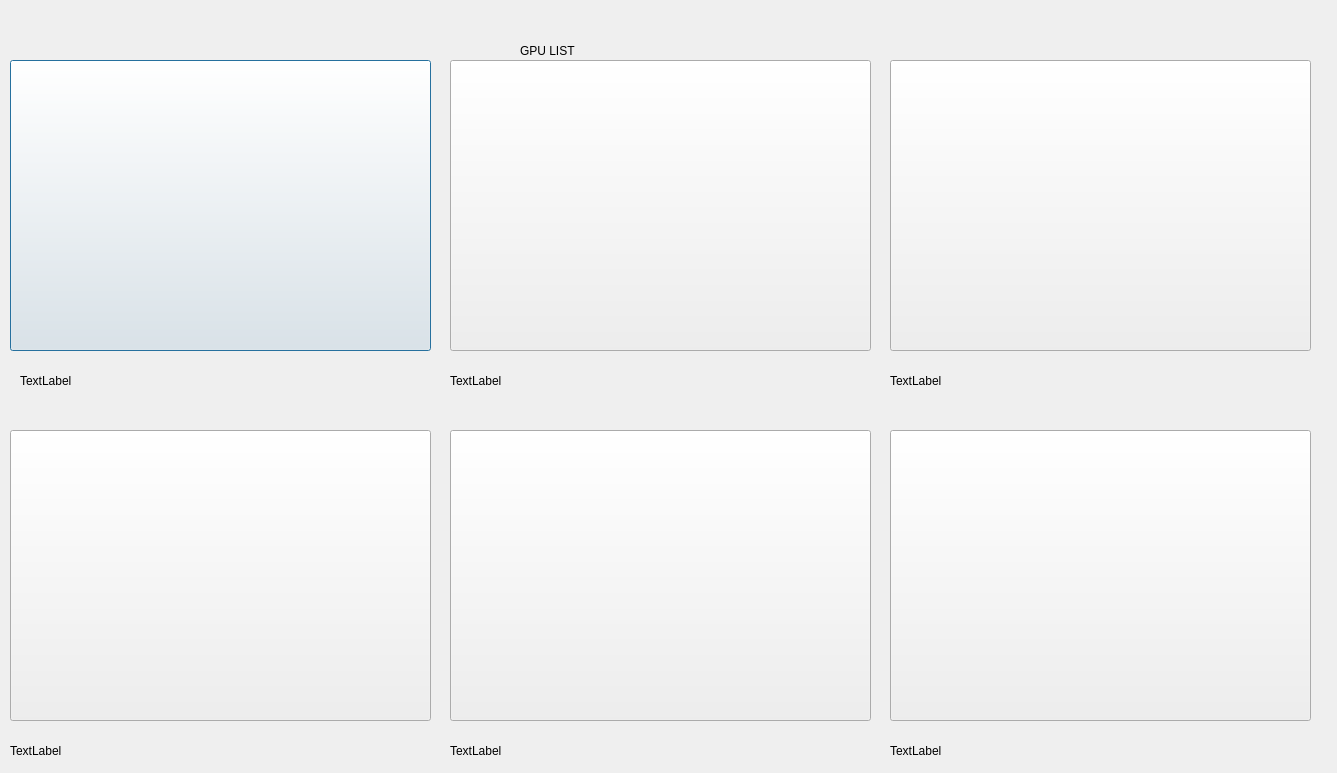
<?xml version="1.0" encoding="UTF-8"?>
<ui version="4.0">
 <class>GPU_window</class>
 <widget class="QDialog" name="GPU_window">
  <property name="geometry">
   <rect>
    <x>0</x>
    <y>0</y>
    <width>1337</width>
    <height>773</height>
   </rect>
  </property>
  <property name="windowTitle">
   <string>Dialog</string>
  </property>
  <widget class="QLabel" name="label">
   <property name="geometry">
    <rect>
     <x>520</x>
     <y>30</y>
     <width>171</width>
     <height>41</height>
    </rect>
   </property>
   <property name="text">
    <string>GPU LIST</string>
   </property>
  </widget>
  <widget class="QPushButton" name="pushButton_gpu">
   <property name="geometry">
    <rect>
     <x>10</x>
     <y>60</y>
     <width>421</width>
     <height>291</height>
    </rect>
   </property>
   <property name="text">
    <string/>
   </property>
  </widget>
  <widget class="QPushButton" name="pushButton_gpu2">
   <property name="geometry">
    <rect>
     <x>450</x>
     <y>60</y>
     <width>421</width>
     <height>291</height>
    </rect>
   </property>
   <property name="text">
    <string/>
   </property>
  </widget>
  <widget class="QPushButton" name="pushButton_gpu3">
   <property name="geometry">
    <rect>
     <x>890</x>
     <y>60</y>
     <width>421</width>
     <height>291</height>
    </rect>
   </property>
   <property name="text">
    <string/>
   </property>
  </widget>
  <widget class="QPushButton" name="pushButton_gpu4">
   <property name="geometry">
    <rect>
     <x>10</x>
     <y>430</y>
     <width>421</width>
     <height>291</height>
    </rect>
   </property>
   <property name="text">
    <string/>
   </property>
  </widget>
  <widget class="QPushButton" name="pushButton_gpu5">
   <property name="geometry">
    <rect>
     <x>450</x>
     <y>430</y>
     <width>421</width>
     <height>291</height>
    </rect>
   </property>
   <property name="text">
    <string/>
   </property>
  </widget>
  <widget class="QPushButton" name="pushButton_gpu6">
   <property name="geometry">
    <rect>
     <x>890</x>
     <y>430</y>
     <width>421</width>
     <height>291</height>
    </rect>
   </property>
   <property name="text">
    <string/>
   </property>
  </widget>
  <widget class="QLabel" name="label_gpu">
   <property name="geometry">
    <rect>
     <x>20</x>
     <y>360</y>
     <width>411</width>
     <height>41</height>
    </rect>
   </property>
   <property name="text">
    <string>TextLabel</string>
   </property>
  </widget>
  <widget class="QLabel" name="label_gpu_2">
   <property name="geometry">
    <rect>
     <x>450</x>
     <y>360</y>
     <width>411</width>
     <height>41</height>
    </rect>
   </property>
   <property name="text">
    <string>TextLabel</string>
   </property>
  </widget>
  <widget class="QLabel" name="label_gpu_3">
   <property name="geometry">
    <rect>
     <x>890</x>
     <y>360</y>
     <width>411</width>
     <height>41</height>
    </rect>
   </property>
   <property name="text">
    <string>TextLabel</string>
   </property>
  </widget>
  <widget class="QLabel" name="label_gpu_4">
   <property name="geometry">
    <rect>
     <x>10</x>
     <y>730</y>
     <width>411</width>
     <height>41</height>
    </rect>
   </property>
   <property name="text">
    <string>TextLabel</string>
   </property>
  </widget>
  <widget class="QLabel" name="label_gpu_5">
   <property name="geometry">
    <rect>
     <x>450</x>
     <y>730</y>
     <width>411</width>
     <height>41</height>
    </rect>
   </property>
   <property name="text">
    <string>TextLabel</string>
   </property>
  </widget>
  <widget class="QLabel" name="label_gpu_6">
   <property name="geometry">
    <rect>
     <x>890</x>
     <y>730</y>
     <width>411</width>
     <height>41</height>
    </rect>
   </property>
   <property name="text">
    <string>TextLabel</string>
   </property>
  </widget>
 </widget>
 <resources/>
 <connections/>
</ui>
